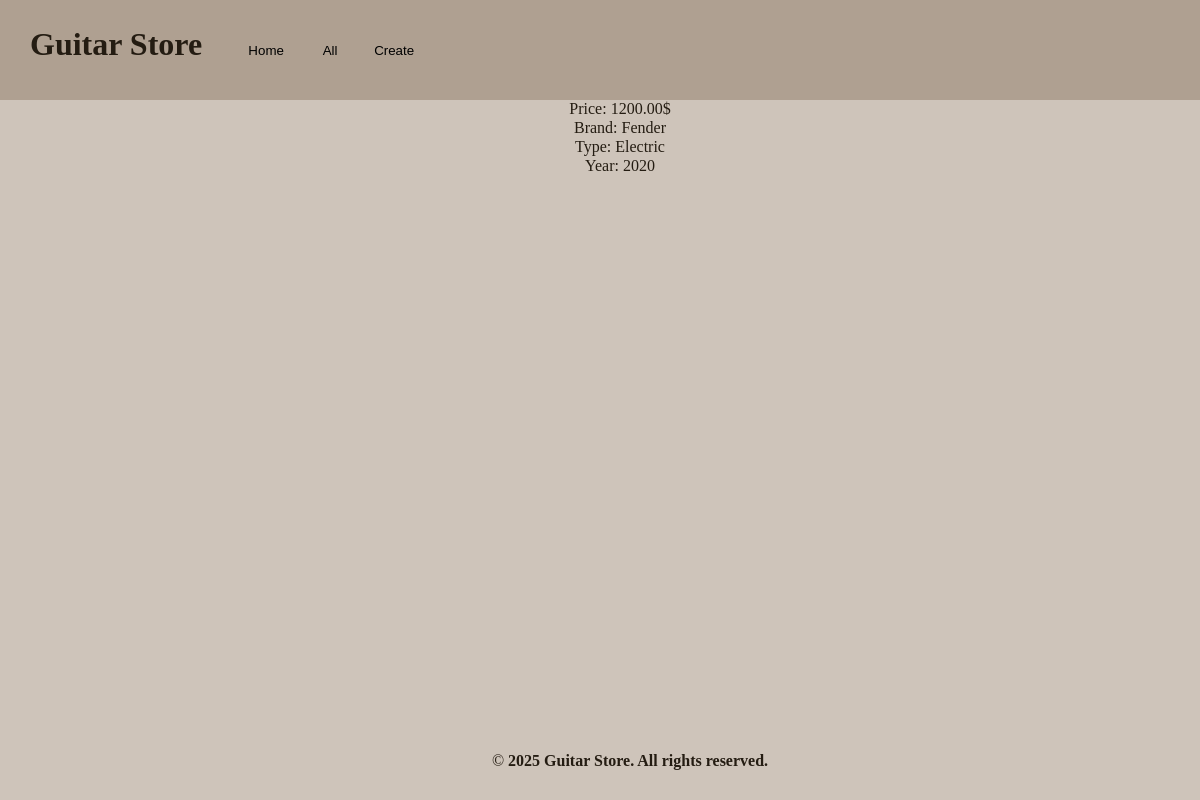
The app's page /details/3, older data.
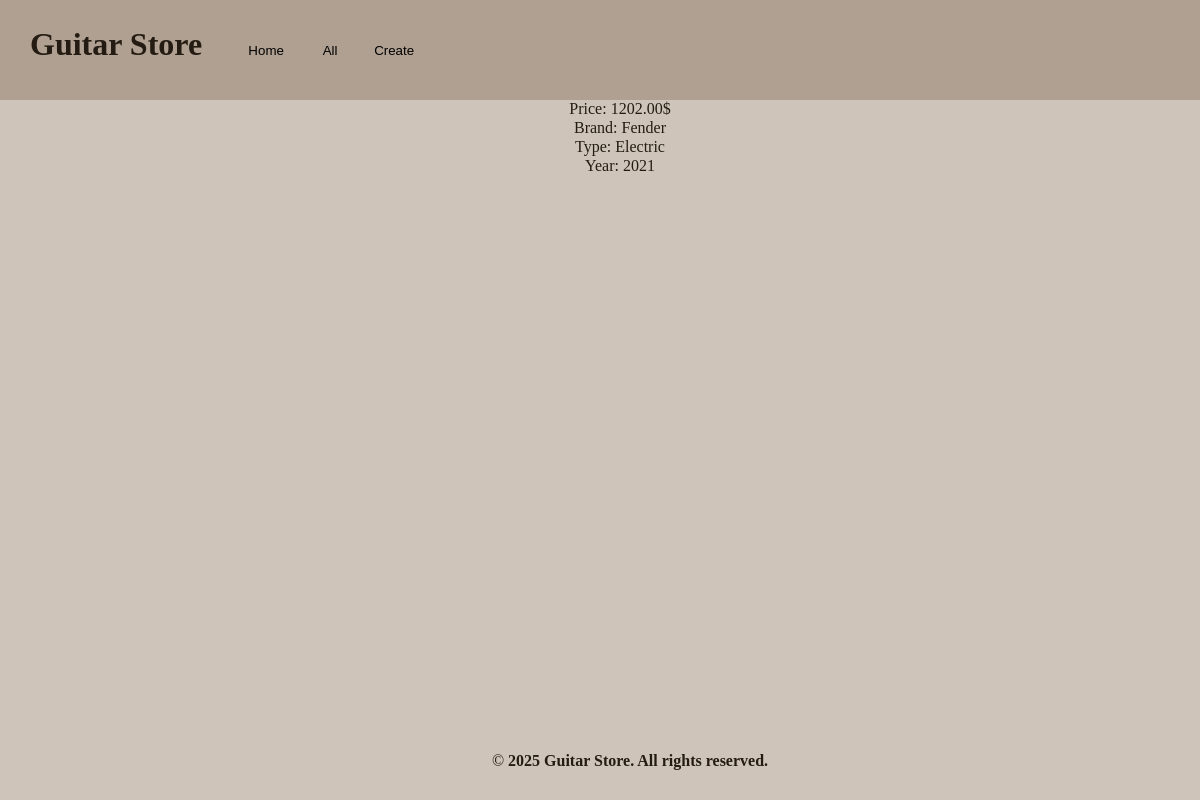
The same page, newer data.
### guitars/models.py (models this page shows, shortened)
class Guitar(models.Model):
    brand = models.CharField(max_length=100)
    model = models.CharField(max_length=100)
    color = models.CharField(max_length=50)
    type = models.CharField(max_length=50)
    year = models.IntegerField()
    price = models.DecimalField(max_digits=10, decimal_places=2)

### guitars/views.py (the view)
# urls.py: path("details/<int:id>", views.details),
def details(request, id):
    guitars = Guitar.objects.all()
    return render(request, "details.html", {'guitars': guitars, 'id': id})

### guitars/templates/details.html
    {% extends 'catalog.html' %}
        {% block content %}
            <ul>
                {% for guitar in guitars %}
                {% if id == guitar.id %}
                <h4>{{ guitar.model }}</h4>
                <p style="margin-top: -10px;">Price: {{ guitar.price }}$</p>
                <p style="margin-top: -15px;">Brand: {{ guitar.brand }}</p>
                <p style="margin-top: -15px;">Type: {{ guitar.type }}</p>
                <p style="margin-top: -15px;">Year: {{ guitar.year }}</p>
                {% endif %}
                {% endfor %}
            </ul>
        {% endblock %}

Row changes from the older to the newer data that the page shows:
changed Guitar "Fender": price "1200.00" → "1202.00"; year "2020" → "2021"
